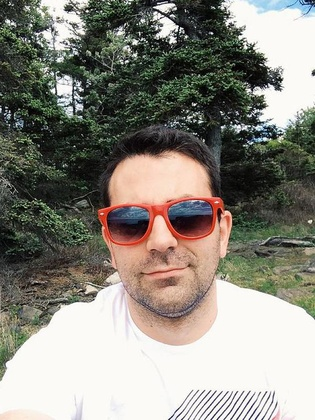
%> input picture dataset1/1803191139-00000036.jpg, 315 x 420 px, shrunk from 600 x 800 before the run, given in place of 1, which was not available
$ octave hair_background_separate_with_edges.m   (GNU Octave 9; MATLAB toolbox functions it lacks are replaced by stand-ins)
%> lines starting %> are read from the running program, lines starting %| are printed output that depends on the picture; in (x1, y1, x2, y2) boxes, pixels count from 0 and x2, y2 are one past the last pixel; in counts of white or black regions, pixels touching at a corner belong together; the program's own positions count from 1; pictures that were not available may be replaced by others from this repository, and a replacement may not be noted
clc; close all; clear;

% Load Viola-Jones detector for mouth detection
mouthDetector = vision.CascadeObjectDetector('Mouth', 'MergeThreshold', 16);

imgs = ["1803191139-00001033.jpg", "1803242348-00000303.jpg", ...
        "1803290249-00000142.jpg", "1803290100-00000210.jpg", ...
        '1803241220-00000455.jpg', '1803261700-00000348.jpg'];

for i = 1:length(imgs)
    img = imread(imgs(i));
%> img is the input picture: size 420x315x3 uint8; mean R, G, B 139.7, 136.5, 127.4

    subplot(2, length(imgs), i); imshow(img); title('Original Image');

    % Convert to HSV color space
    hsvImg = rgb2hsv(img);
%> hsvImg: size 420x315x3 double; mean H, S, V 0.245, 0.184, 0.566
    vChannel = hsvImg(:,:,3); % Value (brightness)
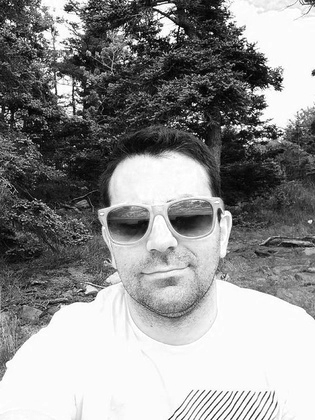
%> vChannel: size 420x315 double; min 0, max 1, mean 0.566
    hChannel = hsvImg(:,:,1); % Hue
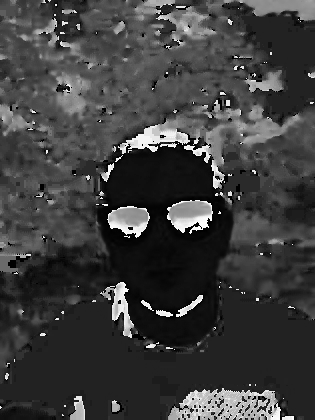
%> hChannel: size 420x315 double; min 0, max 0.999, mean 0.245

    % Threshold for potential hair region using Value channel
    hairMaskV = vChannel < 0.25; % Threshold for darker regions
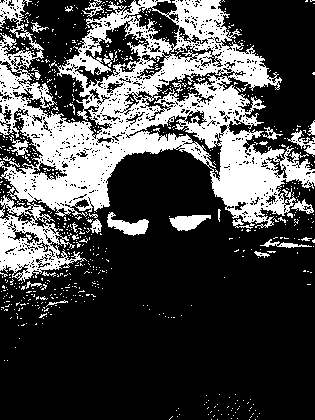
%> hairMaskV: size 420x315 logical; 28.5% white; 688 white regions (657 under 20 px), largest, box (x1, y1, x2, y2) and area: (0, 0, 315, 282) 33314, (107, 212, 149, 236) 476, (169, 215, 211, 231) 422
    hairMaskV = hairMaskV & (hChannel < 0.2 | hChannel > 0.6);
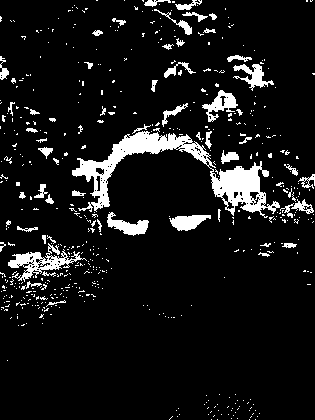
%> hairMaskV: size 420x315 logical; 8.8% white; 533 white regions (475 under 20 px), largest, box (x1, y1, x2, y2) and area: (72, 131, 280, 218) 4447, (8, 243, 87, 282) 939, (202, 90, 238, 122) 463

    % Detect mouth region using Viola-Jones
%> (the run ends here)

$ run again, on dataset1/1803241220-00000379.jpg
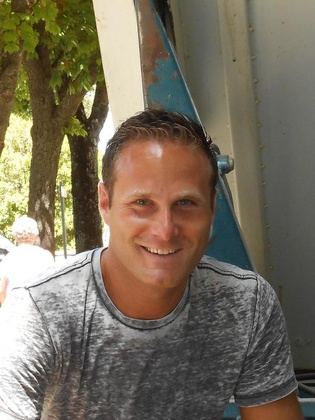
%> input picture dataset1/1803241220-00000379.jpg, 315 x 420 px, shrunk from 600 x 800 before the run, given in place of 1, which was not available
%> img is the input picture: size 420x315x3 uint8; mean R, G, B 119.9, 110.2, 92.6
%> hsvImg: size 420x315x3 double; mean H, S, V 0.141, 0.257, 0.476
%> `hChannel = hsvImg(:,:,1);`:
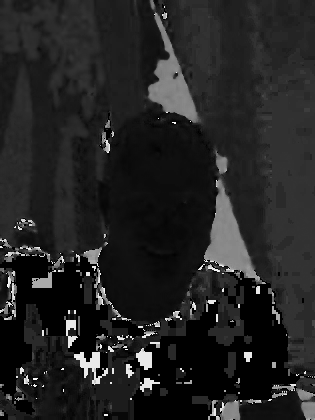
%> hChannel: size 420x315 double; min 0, max 0.994, mean 0.141
%> `hairMaskV = hairMaskV & (hChannel < 0.2 | hChannel > 0.6);`:
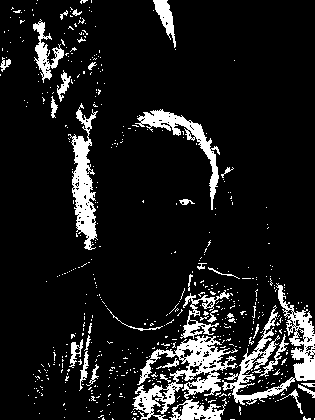
%> hairMaskV: size 420x315 logical; 11% white; 545 white regions (510 under 20 px), largest, box (x1, y1, x2, y2) and area: (132, 335, 238, 420) 2875, (222, 283, 315, 405) 2775, (68, 103, 98, 250) 1883

$ run again, on dataset1/1803241638-00000200.jpg
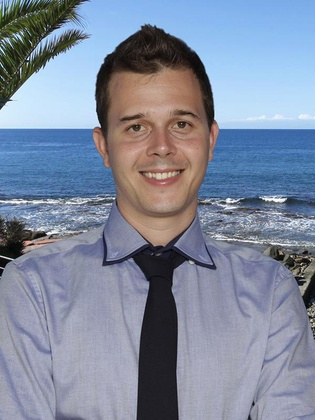
%> input picture dataset1/1803241638-00000200.jpg, 315 x 420 px, shrunk from 600 x 800 before the run, given in place of 1, which was not available
%> img is the input picture: size 420x315x3 uint8; mean R, G, B 127.8, 137.6, 157.5
%> hsvImg: size 420x315x3 double; mean H, S, V 0.525, 0.267, 0.646
%> `hChannel = hsvImg(:,:,1);`:
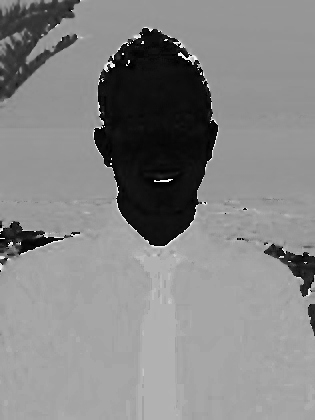
%> hChannel: size 420x315 double; min 0, max 0.998, mean 0.525
%> `hairMaskV = hairMaskV & (hChannel < 0.2 | hChannel > 0.6);`:
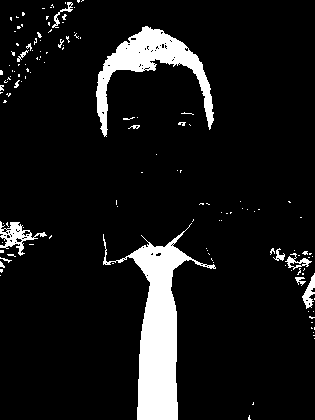
%> hairMaskV: size 420x315 logical; 9.1% white; 135 white regions (119 under 20 px), largest, box (x1, y1, x2, y2) and area: (103, 223, 216, 420) 6526, (96, 26, 214, 137) 3667, (0, 221, 47, 256) 541
